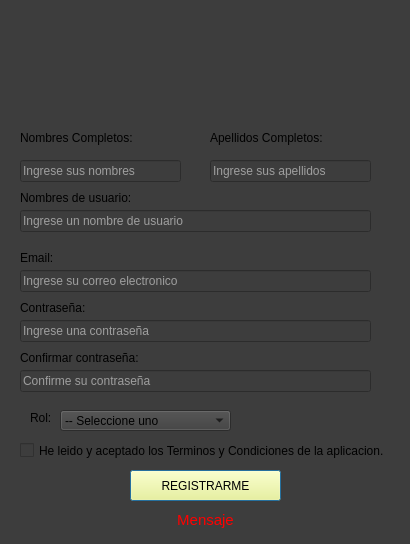
<?xml version="1.0" encoding="UTF-8"?>
<ui version="4.0">
 <class>Dialog</class>
 <widget class="QDialog" name="Dialog">
  <property name="geometry">
   <rect>
    <x>0</x>
    <y>0</y>
    <width>410</width>
    <height>544</height>
   </rect>
  </property>
  <property name="windowTitle">
   <string>Dialog</string>
  </property>
  <property name="styleSheet">
   <string notr="true">background-color: rgb(61, 61, 61);</string>
  </property>
  <widget class="QLabel" name="label">
   <property name="geometry">
    <rect>
     <x>140</x>
     <y>10</y>
     <width>131</width>
     <height>111</height>
    </rect>
   </property>
   <property name="text">
    <string/>
   </property>
   <property name="pixmap">
    <pixmap>../imagenes/logo.png</pixmap>
   </property>
   <property name="scaledContents">
    <bool>true</bool>
   </property>
  </widget>
  <widget class="QLabel" name="label_2">
   <property name="geometry">
    <rect>
     <x>20</x>
     <y>130</y>
     <width>161</width>
     <height>16</height>
    </rect>
   </property>
   <property name="text">
    <string>Nombres Completos:</string>
   </property>
  </widget>
  <widget class="QLabel" name="label_3">
   <property name="geometry">
    <rect>
     <x>30</x>
     <y>410</y>
     <width>51</width>
     <height>16</height>
    </rect>
   </property>
   <property name="text">
    <string>Rol:</string>
   </property>
  </widget>
  <widget class="QComboBox" name="cmbRol">
   <property name="geometry">
    <rect>
     <x>60</x>
     <y>410</y>
     <width>171</width>
     <height>21</height>
    </rect>
   </property>
   <property name="editable">
    <bool>false</bool>
   </property>
   <item>
    <property name="text">
     <string>-- Seleccione uno</string>
    </property>
   </item>
   <item>
    <property name="text">
     <string>Emprendedor</string>
    </property>
   </item>
   <item>
    <property name="text">
     <string>Inversionista</string>
    </property>
   </item>
  </widget>
  <widget class="QLabel" name="label_4">
   <property name="geometry">
    <rect>
     <x>210</x>
     <y>130</y>
     <width>161</width>
     <height>16</height>
    </rect>
   </property>
   <property name="text">
    <string>Apellidos Completos:</string>
   </property>
  </widget>
  <widget class="QLabel" name="label_5">
   <property name="geometry">
    <rect>
     <x>20</x>
     <y>250</y>
     <width>161</width>
     <height>16</height>
    </rect>
   </property>
   <property name="text">
    <string>Email:</string>
   </property>
  </widget>
  <widget class="QLabel" name="label_6">
   <property name="geometry">
    <rect>
     <x>20</x>
     <y>300</y>
     <width>161</width>
     <height>16</height>
    </rect>
   </property>
   <property name="text">
    <string>Contraseña:</string>
   </property>
  </widget>
  <widget class="QLabel" name="label_7">
   <property name="geometry">
    <rect>
     <x>20</x>
     <y>350</y>
     <width>161</width>
     <height>16</height>
    </rect>
   </property>
   <property name="text">
    <string>Confirmar contraseña:</string>
   </property>
  </widget>
  <widget class="QLabel" name="label_8">
   <property name="geometry">
    <rect>
     <x>20</x>
     <y>190</y>
     <width>121</width>
     <height>16</height>
    </rect>
   </property>
   <property name="text">
    <string>Nombres de usuario:</string>
   </property>
  </widget>
  <widget class="QCheckBox" name="cbTerminos">
   <property name="geometry">
    <rect>
     <x>20</x>
     <y>440</y>
     <width>371</width>
     <height>21</height>
    </rect>
   </property>
   <property name="text">
    <string>He leido y aceptado los Terminos y Condiciones de la aplicacion.</string>
   </property>
  </widget>
  <widget class="QPushButton" name="btnRegistrarme">
   <property name="geometry">
    <rect>
     <x>130</x>
     <y>470</y>
     <width>151</width>
     <height>31</height>
    </rect>
   </property>
   <property name="cursor">
    <cursorShape>PointingHandCursor</cursorShape>
   </property>
   <property name="styleSheet">
    <string notr="true">background-color: rgb(255, 255, 127);</string>
   </property>
   <property name="text">
    <string>REGISTRARME</string>
   </property>
  </widget>
  <widget class="QLineEdit" name="txtNombre">
   <property name="geometry">
    <rect>
     <x>20</x>
     <y>160</y>
     <width>161</width>
     <height>22</height>
    </rect>
   </property>
   <property name="styleSheet">
    <string notr="true">
color: rgb(255, 255, 255);

</string>
   </property>
   <property name="text">
    <string/>
   </property>
   <property name="placeholderText">
    <string>Ingrese sus nombres</string>
   </property>
  </widget>
  <widget class="QLineEdit" name="txtApellido">
   <property name="geometry">
    <rect>
     <x>210</x>
     <y>160</y>
     <width>161</width>
     <height>22</height>
    </rect>
   </property>
   <property name="styleSheet">
    <string notr="true">
color: rgb(255, 255, 255);

</string>
   </property>
   <property name="text">
    <string/>
   </property>
   <property name="placeholderText">
    <string>Ingrese sus apellidos</string>
   </property>
  </widget>
  <widget class="QLineEdit" name="txtUsuario">
   <property name="geometry">
    <rect>
     <x>20</x>
     <y>210</y>
     <width>351</width>
     <height>22</height>
    </rect>
   </property>
   <property name="styleSheet">
    <string notr="true">
color: rgb(255, 255, 255);

</string>
   </property>
   <property name="text">
    <string/>
   </property>
   <property name="placeholderText">
    <string>Ingrese un nombre de usuario</string>
   </property>
  </widget>
  <widget class="QLineEdit" name="txtEmail">
   <property name="geometry">
    <rect>
     <x>20</x>
     <y>270</y>
     <width>351</width>
     <height>22</height>
    </rect>
   </property>
   <property name="styleSheet">
    <string notr="true">
color: rgb(255, 255, 255);

</string>
   </property>
   <property name="text">
    <string/>
   </property>
   <property name="placeholderText">
    <string>Ingrese su correo electronico</string>
   </property>
  </widget>
  <widget class="QLineEdit" name="txtPassword">
   <property name="geometry">
    <rect>
     <x>20</x>
     <y>320</y>
     <width>351</width>
     <height>22</height>
    </rect>
   </property>
   <property name="styleSheet">
    <string notr="true">
color: rgb(255, 255, 255);

</string>
   </property>
   <property name="text">
    <string/>
   </property>
   <property name="placeholderText">
    <string>Ingrese una contraseña</string>
   </property>
  </widget>
  <widget class="QLineEdit" name="txtConfPass">
   <property name="geometry">
    <rect>
     <x>20</x>
     <y>370</y>
     <width>351</width>
     <height>22</height>
    </rect>
   </property>
   <property name="styleSheet">
    <string notr="true">
color: rgb(255, 255, 255);

</string>
   </property>
   <property name="text">
    <string/>
   </property>
   <property name="placeholderText">
    <string>Confirme su contraseña</string>
   </property>
  </widget>
  <widget class="QLabel" name="lblError">
   <property name="geometry">
    <rect>
     <x>20</x>
     <y>510</y>
     <width>371</width>
     <height>20</height>
    </rect>
   </property>
   <property name="font">
    <font>
     <pointsize>11</pointsize>
    </font>
   </property>
   <property name="styleSheet">
    <string notr="true">color: rgb(255, 0, 0);</string>
   </property>
   <property name="text">
    <string>Mensaje</string>
   </property>
   <property name="alignment">
    <set>Qt::AlignCenter</set>
   </property>
  </widget>
 </widget>
 <resources/>
 <connections/>
</ui>
